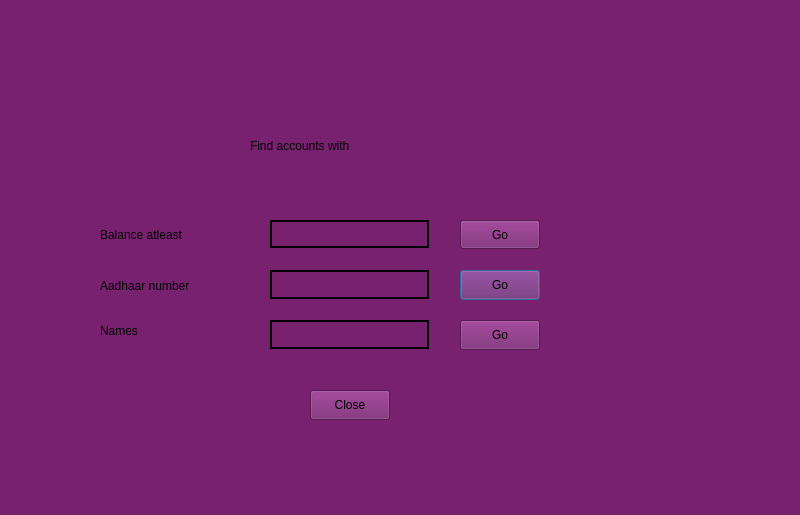
<?xml version="1.0" encoding="UTF-8"?>
<ui version="4.0">
 <class>Admin</class>
 <widget class="QDialog" name="Admin">
  <property name="geometry">
   <rect>
    <x>0</x>
    <y>0</y>
    <width>800</width>
    <height>515</height>
   </rect>
  </property>
  <property name="windowTitle">
   <string>Dialog</string>
  </property>
  <property name="styleSheet">
   <string notr="true">background-color: rgb(119, 33, 111);
selection-color: rgb(0, 0, 0);
font: 63 11pt &quot;URW Gothic&quot;;
</string>
  </property>
  <widget class="QLabel" name="label_2">
   <property name="geometry">
    <rect>
     <x>100</x>
     <y>270</y>
     <width>161</width>
     <height>31</height>
    </rect>
   </property>
   <property name="text">
    <string>Aadhaar number</string>
   </property>
  </widget>
  <widget class="QLineEdit" name="aadhaarstand">
   <property name="geometry">
    <rect>
     <x>270</x>
     <y>270</y>
     <width>159</width>
     <height>29</height>
    </rect>
   </property>
   <property name="styleSheet">
    <string notr="true">border: 2px solid black;</string>
   </property>
  </widget>
  <widget class="QLabel" name="label_3">
   <property name="geometry">
    <rect>
     <x>100</x>
     <y>320</y>
     <width>57</width>
     <height>21</height>
    </rect>
   </property>
   <property name="text">
    <string>Names</string>
   </property>
  </widget>
  <widget class="QLineEdit" name="namestand">
   <property name="geometry">
    <rect>
     <x>270</x>
     <y>320</y>
     <width>159</width>
     <height>29</height>
    </rect>
   </property>
   <property name="styleSheet">
    <string notr="true">border: 2px solid black;</string>
   </property>
  </widget>
  <widget class="QPushButton" name="aadhaarbutton">
   <property name="geometry">
    <rect>
     <x>460</x>
     <y>270</y>
     <width>80</width>
     <height>30</height>
    </rect>
   </property>
   <property name="text">
    <string>Go</string>
   </property>
  </widget>
  <widget class="QPushButton" name="namebutton">
   <property name="geometry">
    <rect>
     <x>460</x>
     <y>320</y>
     <width>80</width>
     <height>30</height>
    </rect>
   </property>
   <property name="text">
    <string>Go</string>
   </property>
  </widget>
  <widget class="QPushButton" name="closebutton">
   <property name="geometry">
    <rect>
     <x>310</x>
     <y>390</y>
     <width>80</width>
     <height>30</height>
    </rect>
   </property>
   <property name="text">
    <string>Close</string>
   </property>
  </widget>
  <widget class="QLineEdit" name="balancestand">
   <property name="geometry">
    <rect>
     <x>270</x>
     <y>220</y>
     <width>159</width>
     <height>28</height>
    </rect>
   </property>
   <property name="styleSheet">
    <string notr="true">border: 2px solid black;</string>
   </property>
  </widget>
  <widget class="QLabel" name="label">
   <property name="geometry">
    <rect>
     <x>100</x>
     <y>219</y>
     <width>151</width>
     <height>31</height>
    </rect>
   </property>
   <property name="text">
    <string>Balance atleast</string>
   </property>
  </widget>
  <widget class="QPushButton" name="balancebutton">
   <property name="geometry">
    <rect>
     <x>460</x>
     <y>220</y>
     <width>80</width>
     <height>29</height>
    </rect>
   </property>
   <property name="text">
    <string>Go</string>
   </property>
  </widget>
  <widget class="QLabel" name="label_4">
   <property name="geometry">
    <rect>
     <x>250</x>
     <y>130</y>
     <width>231</width>
     <height>31</height>
    </rect>
   </property>
   <property name="styleSheet">
    <string notr="true">font: 63 15pt &quot;URW Gothic&quot;;</string>
   </property>
   <property name="text">
    <string>Find accounts with</string>
   </property>
  </widget>
 </widget>
 <resources/>
 <connections/>
</ui>
